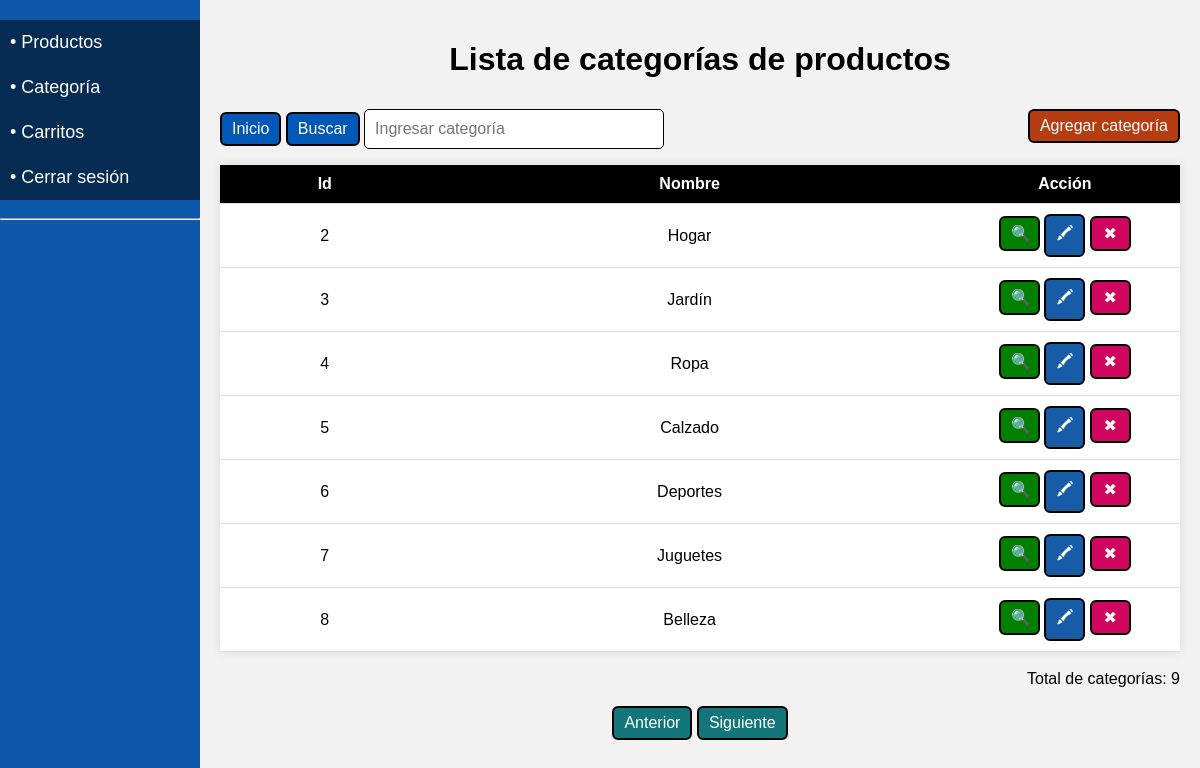
Page /categoria_tabla.php (signed in) on the committed database.
### tables this page shows
CREATE TABLE `categoria_productos` (
  `id` int(11) NOT NULL,
  `nombre` varchar(50) DEFAULT NULL
);

### categoria_tabla.php (the view, shortened to what this page needs)
<?php
include("barra_lateral.php");
?>
<html>
<body>
<div class="ContenedorPrincipal">
<?php
$filasmax = 7;
    if (isset($_GET['pag']))
	{
        $pagina = $_GET['pag'];
    } else
	{
        $pagina = 1;
    }
 if(isset($_POST['btnbuscar']))
{
$buscar = $_POST['txtbuscar'];
 $sqlcat = mysqli_query($conn, "SELECT * FROM categoria_productos where nombre = '".$buscar."'");
}
else
{
 $sqlcat = mysqli_query($conn, "SELECT * FROM categoria_productos ORDER BY id ASC LIMIT " . (($pagina - 1) * $filasmax)  . "," . $filasmax);
}
    $resultadoMaximo = mysqli_query($conn, "SELECT count(*) as num_categorias FROM categoria_productos");
    $maxusutabla = mysqli_fetch_assoc($resultadoMaximo)['num_categorias'];
    ?>
	<div class="ContenedorTabla" >
	<form method="POST">
	<h1>Lista de categorías de productos</h1>
	<div class="ContBuscar">
	<div style="float: left;">
	<a href="categoria_tabla.php" class="BotonesTeam">Inicio</a>
	<input class="BotonesTeam" type="submit" value="Buscar" name="btnbuscar">
	<input class="CajaTextoBuscar" type="text" name="txtbuscar"  placeholder="Ingresar categoría" autocomplete="off" >
	</div>
	<div style="float:right">
	<?php echo "<a class='BotonesTeam5' href=\"categoria_registrar.php?pag=$pagina\">Agregar categoría</a>";?>
	</div>
	</div>
</form>
    <table>
<tr>
<th>Id</th>
<th>Nombre</th>
<th>Acción</th>
</tr>
<?php
while ($mostrar = mysqli_fetch_assoc($sqlcat))
		{
echo "<tr>";
echo "<td>".$mostrar['id']."</td>";
echo "<td>".$mostrar['nombre']."</td>";
echo "<td style='width:24%'>
<a class='BotonesTeam1' href=\"categoria_ver.php?categoria=$mostrar[id]&pag=$pagina\">&#x1F50D;</a>
<a class='BotonesTeam2' href=\"categoria_modificar.php?categoria=$mostrar[id]&pag=$pagina\">&#128397;</a>
<a class='BotonesTeam3' href=\"categoria_eliminar.php?categoria=$mostrar[id]&pag=$pagina\" onClick=\"return confirm('¿Estás seguro de eliminar la categoría $mostrar[nombre]?')\">&#10006;</a>
</td>";
}
?>
</table>
<div style='text-align:right'>
<br>
<?php echo "Total de categorías: ".$maxusutabla;?>
</div>
</div>
<div style='text-align:right'>
<br>
</div>
<div style="text-align:center">
<?php
if (isset($_GET['pag'])) {
if ($_GET['pag'] > 1) {
 ?>
<a class="BotonesTeam4" href="categoria_tabla.php?pag=<?php echo $_GET['pag'] - 1; ?>">Anterior</a>
<?php
}
else
{
?>
<a class="BotonesTeam4" href="#" style="pointer-events: none">Anterior</a>
<?php
}
?>
 <?php
}
else
{
?>
<a class="BotonesTeam4" href="#" style="pointer-events: none">Anterior</a>
<?php
}
if (isset($_GET['pag'])) {
if ((($pagina) * $filasmax) < $maxusutabla) {
?>
<a class="BotonesTeam4" href="categoria_tabla.php?pag=<?php echo $_GET['pag'] + 1; ?>">Siguiente</a>
<?php
} else {
?>
<a class="BotonesTeam4" href="#" style="pointer-events: none">Siguiente</a>
<?php
}
?>
<?php
} else {
?>
<a class="BotonesTeam4" href="categoria_tabla.php?pag=2">Siguiente</a>
<?php
}
?>
</div>
</div>
</body>
</html>

### css/styles.css (style rules this page uses)
body { background: #f2f2f2; font-family: Arial, sans-serif; margin:0; padding:0; display: flex; flex-direction: column; }
h1 { color:black; }
.ContenedorPrincipal { margin-left: 200px; padding: 20px; box-sizing: border-box; text-align:center; }
table { border-collapse: collapse; width: 100%; margin: 0 auto; background-color: #fff; box-shadow: 0 0 10px rgba(0, 0, 0, 0.1); color:#000; }
th { background-color: black; color: white; }
th, td { padding: 10px; text-align: center; border-bottom: 1px solid #dddddd; }
.ContenedorTabla { margin-left: auto; margin-right: auto; max-width:1260px; width: 100%; }
.BotonesTeam,.BotonesTeam1,.BotonesTeam2,.BotonesTeam3,.BotonesTeam4,.BotonesTeam5 { text-align:center; display: inline-block; background:#0258b6; padding: 6px 10px; border-radius:6px; text-decoration: none; color:white; border:2px solid black; cursor:pointer; font-size: 16px; }
.BotonesTeam1,.BotonesTeam2,.BotonesTeam3 { transition: transform 250ms; width:8%; background:green; }
.BotonesTeam2 { background:#185ca7; }
.BotonesTeam3 { background:#cf055f; }
.BotonesTeam4 { background:#11757A; }
.BotonesTeam5 { transition: transform 250ms; background:#B63C12; }
.ContBuscar { overflow: hidden; padding-top:1%; }
.CajaTextoBuscar { width: 300px; padding: 10px; font-size:1em; border-radius:5px; border:1px solid black; color:black; }

### rows in the picture
categoria_productos: id "2", nombre "Hogar"
categoria_productos: id "3", nombre "Jardín"
categoria_productos: id "4", nombre "Ropa"
categoria_productos: id "5", nombre "Calzado"
categoria_productos: id "6", nombre "Deportes"
categoria_productos: id "7", nombre "Juguetes"
categoria_productos: id "8", nombre "Belleza"

### other values in the picture
$maxusutabla "9"
